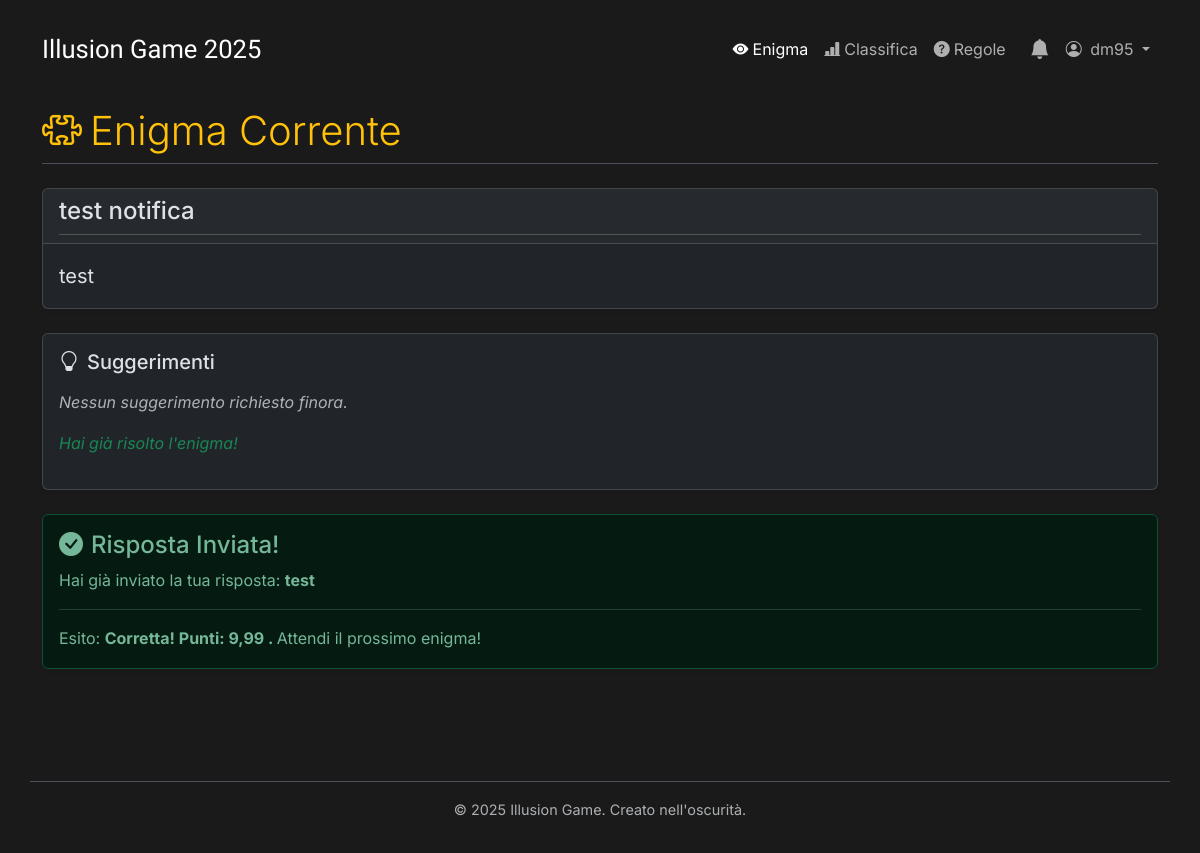
Screenshot of / (signed in) with the database file from the repository.
### enigmas/models.py (models this page shows, shortened)
class Enigma(models.Model):
    titolo = models.CharField(max_length=200, blank=True, null=True) # Titolo opzionale
    testo = models.TextField(unique=True) # Il testo dell'enigma, deve essere unico
    risposta_corretta = models.CharField(max_length=255)
    start_time = models.DateTimeField(help_text="Data e ora di inizio visibilità dell'enigma")
    end_time = models.DateTimeField(editable=False)
    is_active = models.BooleanField(default=False, help_text="Seleziona per rendere questo l'enigma corrente (assicurati che solo uno sia attivo!)")
    notifica_inviata = models.BooleanField(default=False, help_text="Indica se la notifica per questo enigma è già stata inviata")
    class Meta:
        verbose_name = "Enigma"
        verbose_name_plural = "Enigmi"
        ordering = ['-start_time']

class RispostaUtente(models.Model):
    utente = models.ForeignKey(User, on_delete=models.CASCADE)
    enigma = models.ForeignKey(Enigma, on_delete=models.CASCADE)
    risposta_inserita = models.CharField(max_length=255)
    data_inserimento = models.DateTimeField(default=timezone.now)
    is_corretta = models.BooleanField(default=False)
    punteggio = models.FloatField(default=0.0, help_text="Punteggio da 0 a 10 (con penalità hint)")
    suggerimenti_usati = models.PositiveIntegerField(default=0, help_text="Numero di suggerimenti usati per questo enigma")
    class Meta:
        verbose_name = "Risposta Utente"
        verbose_name_plural = "Risposte Utenti"
        unique_together = ('utente', 'enigma')
        ordering = ['-data_inserimento']

### enigmas/views.py (the view, shortened to what this page needs)
# urls.py: path('', views.enigma_view, name='enigma_view'), # Pagina principale con l'enigma
@login_required
def enigma_view(request):
    enigma_corrente = None
    risposta_precedente = None
    messaggio_attesa = None
    tempo_rimanente_ms = 0
    suggerimenti_visti = []
    suggerimenti_usati_count = 0
    max_suggerimenti = 3
    try:
        enigma_attivo = Enigma.objects.get(is_active=True, start_time__lte=timezone.now())
        if timezone.now() <= enigma_attivo.end_time:
            enigma_corrente = enigma_attivo
        else:
            messaggio_attesa = "L'enigma corrente è scaduto. Attendi il prossimo!"
    except Enigma.DoesNotExist:
        messaggio_attesa = "Nessun enigma attivo al momento. Attendi il prossimo!"
    if enigma_corrente:
        try:
            risposta_precedente = RispostaUtente.objects.get(utente=request.user, enigma=enigma_corrente)
            suggerimenti_usati_count = risposta_precedente.suggerimenti_usati
            if suggerimenti_usati_count > 0:
                 suggerimenti_visti = list(Suggerimento.objects.filter(
                     enigma=enigma_corrente,
                     ordine__lte=suggerimenti_usati_count
                 ).order_by('ordine').values_list('testo', flat=True))
        except RispostaUtente.DoesNotExist:
            risposta_precedente = None # Assicurati sia None se non trovata
            suggerimenti_usati_count = 0
            suggerimenti_visti = []
        utente_ha_risposto = risposta_precedente is not None
        risposta_utente_corretta = utente_ha_risposto and risposta_precedente.is_corretta
        mostra_interfaccia_risposta = not risposta_utente_corretta # and enigma_corrente.end_time > timezone.now() # Già implicito perché enigma_corrente è None se scaduto
        mostra_timer = False
        if mostra_interfaccia_risposta:
            tempo_rimasto_delta = enigma_corrente.end_time - timezone.now()
            tempo_rimanente_ms = max(0, int(tempo_rimasto_delta.total_seconds() * 1000))
            if tempo_rimanente_ms > 0:
                mostra_timer = True # Mostra timer solo se c'è tempo > 0
        puo_chiedere_hint = mostra_interfaccia_risposta and suggerimenti_usati_count < max_suggerimenti
        if request.method == 'POST' and mostra_interfaccia_risposta: # Aggiunto check mostra_interfaccia_risposta
            form = RispostaForm(request.POST)
            if form.is_valid():
                if timezone.now() > enigma_corrente.end_time:
                    messages.error(request, "Tempo scaduto! Non puoi più inviare la risposta.")
                    return redirect('enigma_view')
                risposta_utente_obj, created = RispostaUtente.objects.get_or_create(
                    utente=request.user,
                    enigma=enigma_corrente,
                    defaults={'risposta_inserita': form.cleaned_data['risposta_inserita']}
                )
                if not created and not risposta_utente_obj.is_corretta:
                    risposta_utente_obj.risposta_inserita = form.cleaned_data['risposta_inserita']
                risposta_utente_obj.save()
                if risposta_utente_obj.is_corretta:
                    messages.success(request, f"Risposta corretta! Hai ottenuto {risposta_utente_obj.punteggio:.2f} punti.")
                else:
                    messages.warning(request, "Risposta errata.")
                return redirect('enigma_view') # Ricarica per vedere stato aggiornato
        else:
            form = RispostaForm() if mostra_interfaccia_risposta else None
    else: # Se non c'è un enigma corrente valido
        form = None
    context = {
        'enigma': enigma_corrente,
        'form': form, # Sarà None se l'utente ha già risposto correttamente
        'risposta_precedente': risposta_precedente, # Utile per mostrare la risposta data
        'messaggio_attesa': messaggio_attesa,
        'tempo_rimanente_ms': tempo_rimanente_ms, # Per il timer JS
        'mostra_timer': mostra_timer,
        'mostra_form_risposta': mostra_interfaccia_risposta, # Usato per mostrare il form
        'utente_ha_risposto': utente_ha_risposto,
        'risposta_utente_corretta': risposta_utente_corretta,
        'puo_chiedere_hint': puo_chiedere_hint,
        'suggerimenti_visti': suggerimenti_visti,
        'suggerimenti_usati_count': suggerimenti_usati_count,
        'max_suggerimenti': max_suggerimenti,
    }
    return render(request, 'enigmas/enigma_detail.html', context)

### enigmas/context_processors.py (called while the page is built)
def unread_notifications_count(request):
    count = 0
    if request.user.is_authenticated:
        count = Notifica.objects.filter(utente=request.user, letta=False).count()
    return {'unread_notifications_count': count}

### enigmas/templates/enigmas/enigma_detail.html (shortened to what this page needs)
{% extends 'enigmas/base.html' %}
{% load static %}
{% block content %}
    <h2 class="border-bottom pb-2 mb-4 display-6">
        <i class="bi bi-puzzle me-2"></i>Enigma Corrente
    </h2>
    {% if enigma %}
        <div class="card mb-4 shadow-sm">
            <div class="card-header">
                <h3 class="card-title fs-4 mb-0">{{ enigma.titolo|default:"Enigma" }}</h3>
            </div>
            <div class="card-body">
                <p class="card-text fs-5" style="white-space: pre-wrap;">{{ enigma.testo|linebreaksbr }}</p>
            </div>
        </div>
        <div class="card mb-4 shadow-sm">
            <div class="card-body">
                <h4 class="card-title fs-5 mb-3">
                    <i class="bi bi-lightbulb me-2"></i>Suggerimenti
                </h4>
                <div id="suggerimenti-usati-lista">
                    {% if suggerimenti_visti %}
                        <ul class="list-group list-group-flush mb-3">
                            {% for testo_hint in suggerimenti_visti %}
                                <li class="list-group-item"><em>{{ testo_hint }}</em></li>
                            {% endfor %}
                        </ul>
                    {% else %}
                        <p class="text-body-secondary"><em>Nessun suggerimento richiesto finora.</em></p>
                    {% endif %}
                </div>
                {% if user.is_authenticated and enigma %}
                    {% if risposta_utente_corretta %}
                        <p class="text-success"><em>Hai già risolto l'enigma!</em></p>
                    {% elif suggerimenti_usati_count >= max_suggerimenti %}
                        <p class="text-warning"><em>Hai usato tutti i {{ max_suggerimenti }} suggerimenti disponibili.</em></p>
                    {% endif %}
                {% endif %}
            </div>
        </div>
        {% if mostra_form_risposta %}
            <div class="card shadow-sm">
                <div class="card-body">
                    <h4 class="card-title fs-5 mb-3">Invia la tua soluzione</h4>
                    <form method="post" action="{% url 'enigma_view' %}">
                        {% csrf_token %}
                        <div class="mb-3">
                            {% with form.risposta_inserita as field %}
                                <label for="{{ field.id_for_label }}" class="form-label">{{ field.label|default:"Risposta" }}</label>
                                <input type="text"
                                       name="{{ field.name }}"
                                       id="{{ field.id_for_label }}"
                                       class="form-control form-control-lg {% if field.errors %}is-invalid{% endif %}"
                                       placeholder="Inserisci qui la soluzione..."
                                       maxlength="{{ field.field.max_length|default:255 }}"
                                       required>
                                {% if field.errors %}
                                    <div class="invalid-feedback">
                                        {{ field.errors|striptags }}
                                    </div>
                                {% endif %}
                            {% endwith %}
                        </div>
                        <button type="submit" class="btn btn-danger btn-lg w-100 magnetic-btn">
                            <i class="bi bi-send-fill me-2"></i>Invia Risposta
                        </button>
                    </form>
                </div>
            </div>
        {% elif utente_ha_risposto %}
             <div class="alert {% if risposta_precedente.is_corretta %}alert-success{% else %}alert-danger{% endif %} shadow-sm" role="alert">
                 <h4 class="alert-heading">
                     {% if risposta_precedente.is_corretta %}<i class="bi bi-check-circle-fill me-2"></i>Risposta Inviata!{% else %}<i class="bi bi-x-octagon-fill me-2"></i>Risposta Inviata{% endif %}
                 </h4>
                 <p>Hai già inviato la tua risposta: <strong>{{ risposta_precedente.risposta_inserita }}</strong></p>
                 <hr>
                 <p class="mb-0">
                     Esito:
                     <strong>
                         {% if risposta_precedente.is_corretta %}
                             Corretta! Punti: {{ risposta_precedente.punteggio|floatformat:2 }} .
                         {% else %}
                             Errata.
                         {% endif %}
                     </strong>
                     Attendi il prossimo enigma!
                  </p>
             </div>
        {% endif %}
    {% elif messaggio_attesa %}
        <div class="alert alert-warning text-center shadow-sm" role="alert">
            <h4 class="alert-heading"><i class="bi bi-hourglass-split me-2"></i>In Attesa</h4>
            {{ messaggio_attesa }}
        </div>
    {% endif %}
{% endblock %}

### enigmas/templates/enigmas/base.html (shortened to what this page needs)
{% load static %}
<!DOCTYPE html>
<html lang="it" data-bs-theme="dark">
<head>
    <link href="https://cdn.jsdelivr.net/npm/bootstrap@5.3.3/dist/css/bootstrap.min.css" rel="stylesheet">
    <link rel="stylesheet" href="{% static 'enigmas/css/style.css' %}">
    <link rel="stylesheet" href="https://cdn.jsdelivr.net/npm/bootstrap-icons@1.11.3/font/bootstrap-icons.min.css">
</head>
<body class="d-flex flex-column">
    <nav class="navbar navbar-expand-lg navbar-custom">
        <div class="container">
            <a class="navbar-brand navbar-brand-custom" href="{% url 'enigma_view' %}">
                Illusion Game 2025
            </a>
            <div class="collapse navbar-collapse" id="navbarNavContent">
                <ul class="navbar-nav ms-auto mb-2 mb-lg-0 align-items-center">
                    {% if user.is_authenticated %}
                        <li class="nav-item"> <a class="nav-link {% if request.resolver_match.url_name == 'enigma_view' %}active{% endif %}" href="{% url 'enigma_view' %}"><i class="bi bi-eye-fill me-1"></i>Enigma</a> </li>
                        <li class="nav-item"> <a class="nav-link {% if request.resolver_match.url_name == 'classifica' %}active{% endif %}" href="{% url 'classifica' %}"><i class="bi bi-bar-chart-line-fill me-1"></i>Classifica</a> </li>
                        <li class="nav-item"> <a class="nav-link " href="{% url 'regole_punteggio' %}"><i class="bi bi-question-circle-fill me-1"></i>Regole</a> </li>
                        <li class="nav-item d-none d-lg-block notification-bell-desktop">
                            <a class="nav-link position-relative px-2 {% if request.resolver_match.url_name == 'lista_notifiche' %}active{% endif %}"
                               href="{% url 'lista_notifiche' %}"
                               title="Notifiche">
                                 <i class="bi bi-bell-fill fs-5"></i>
                             </a>
                        </li>
                        <li class="nav-item dropdown">
                            <a class="nav-link dropdown-toggle" href="#" role="button" data-bs-toggle="dropdown" aria-expanded="false">
                                <i class="bi bi-person-circle me-1"></i> {{ user.username }}
                            </a>
                        </li>
                    {% else %}
                        <li class="nav-item">
                            <a class="nav-link {% if request.resolver_match.url_name == 'login' %}active{% endif %}" href="{% url 'login' %}"><i class="bi bi-box-arrow-in-right me-1"></i>Login</a>
                        </li>
                    {% endif %}
                </ul>
            </div>
        </div>
    </nav>
    <div class="container mt-4 mb-5 flex-grow-1">
        {% block content %}{% endblock %}
    </div>
    <footer class="container text-center text-body-secondary py-3 border-top">
        <p>&copy; {% now "Y" %} Illusion Game. Creato nell'oscurità.</p>
    </footer>
</body>
</html>

### enigmas/static/enigmas/css/style.css (style rules this page uses)
body { background-color: #1a1a1a; color: #e0e0e0; font-family: 'Courier New', Courier, monospace; margin: 0; padding: 0; line-height: 1.6; }
nav { margin-top: 1rem; }
nav a { color: #b0bec5; text-decoration: none; transition: color 0.3s ease; }
h2, h3 { color: #FFC109; border-bottom: 1px solid #555; padding-bottom: 0.5rem; margin-bottom: 1.5rem; }
footer { text-align: center; margin-top: 3rem; padding: 1.5rem; font-size: 0.9rem; color: #666; border-top: 1px solid #333; }
.navbar-brand-custom { font-family: "Rubik Glitch", system-ui; color: #ffffff !important; font-weight: 400; font-size: 1.6rem; }

### enigmas/templates/enigmas/base.html (style rules this page uses)
body { font-family: 'Inter', sans-serif; background-color: #1a1a1a; display: flex; flex-direction: column; min-height: 100vh; }
.flex-grow-1 { flex-grow: 1; }
.notification-bell-desktop { margin-left: 0.5rem; }

### rows the page displays
Enigma: titolo "test notifica", testo "test"
RispostaUtente: risposta_inserita "test", punteggio "9,99"

### other values shown
{{ user.username }} "dm95"
